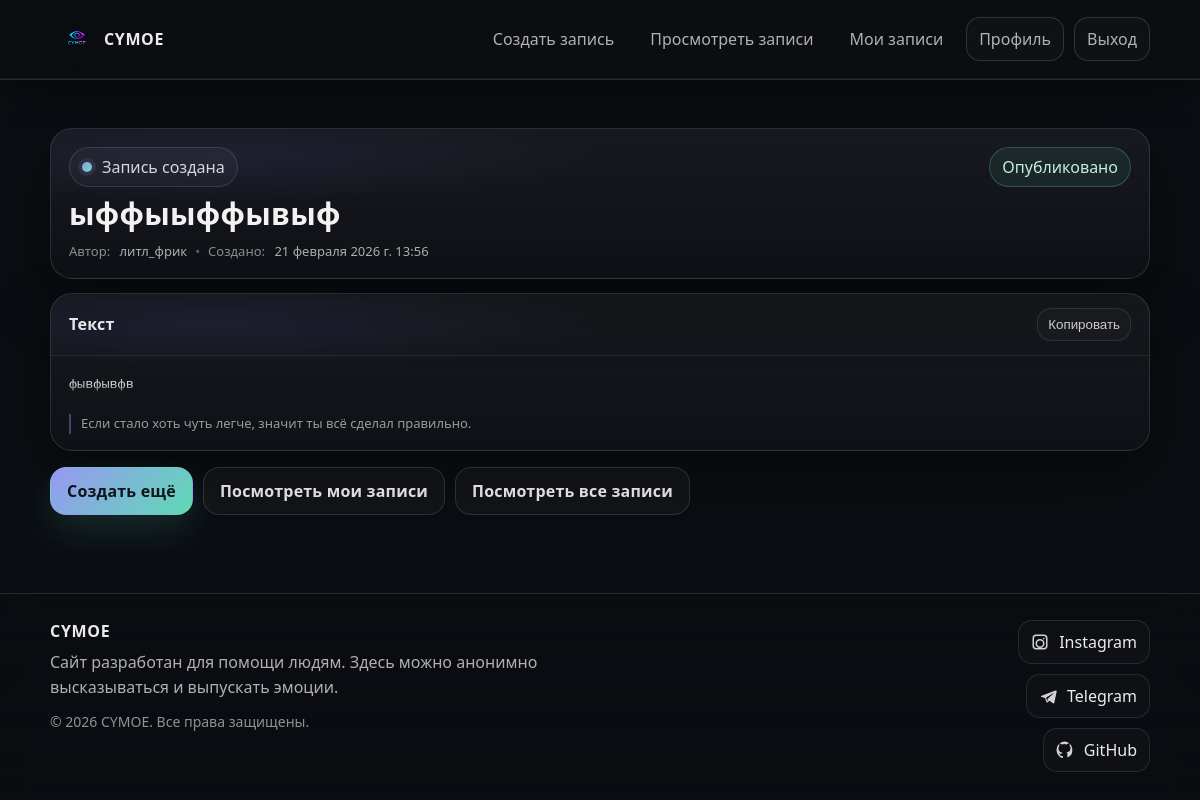
The app's page /just_created_note/ (signed in) with its own data.
### blog/models.py (models this page shows, shortened)
class Post(models.Model):
    title = models.CharField(max_length=100, unique=False)
    slug = models.SlugField(max_length=100, unique_for_date='publish')
    text = models.TextField(max_length=10000)
    author = models.ForeignKey(User, on_delete=models.CASCADE, null=True)
    created = models.DateTimeField(auto_now_add=True)
    publish = models.DateTimeField(default=timezone.now)
    class Meta:
        ordering = ['-publish']
        indexes = [
            models.Index(fields=['-publish']),
        ]
        get_latest_by = 'created'

### blog/views.py (the view)
# urls.py: path('just_created_note/', views.just_created_note, name='just_created_note'),
def just_created_note(request):
    post = Post.objects.filter(author=request.user).latest()
    return render(request, 'notes/just_created_note.html', {'post': post})

### templates/notes/just_created_note.html (shortened to what this page needs)
{% extends "base.html" %}
{% load static %}
{% block extra_css %}
<link rel="stylesheet" href="{% static 'css/just_created_note.css' %}">
{% endblock %}
{% block content %}
<section class="created">
  <div class="wrap">
    <div class="card head-card">
      <div class="head-row">
        <div class="badge badge-ok">
          <span class="badge-dot" aria-hidden="true"></span>
          Запись создана
        </div>
          <div class="badge badge-pub">Опубликовано</div>
      </div>
      <h1 class="title">{{ post.title }}</h1>
      <div class="meta">
        <span class="meta-item">
          <span class="meta-label">Автор:</span>
          <span class="meta-value">{{ post.author }}</span>
        </span>
        <span class="meta-dot" aria-hidden="true">•</span>
        <span class="meta-item">
          <span class="meta-label">Создано:</span>
          <span class="meta-value">
            {{ post.publish }}
          </span>
        </span>
      </div>
    </div>
    <div class="card note-card">
      <div class="note-top">
        <div class="note-title">Текст</div>
        <div class="note-tools">
          <button class="tool" type="button" id="copyBtn" aria-label="Скопировать текст">Копировать</button>
        </div>
      </div>
      <div class="note-body" id="noteBody">
        <pre class="note-text" id="noteText">{{ post.text }}</pre>
      </div>
      <div class="note-footer">
        <div class="soft">
          Если стало хоть чуть легче, значит ты всё сделал правильно.
        </div>
      </div>
    </div>
    <div class="actions">
      <a class="btn btn-primary" href="{% url 'blog:create_note' %}">
        Создать ещё
      </a>
      <a class="btn btn-ghost" href="{% url 'blog:user_note' %}">
        Посмотреть мои записи
      </a>
      <a class="btn btn-ghost" href="{% url 'blog:view_note' %}">
        Посмотреть все записи
      </a>
    </div>
  </div>
</section>
{% endblock %}

### blog/static/css/base.css (style rules this page uses)
:root { --bg: rgba(12, 14, 18, 0.72); --bg-2: rgba(12, 14, 18, 0.45); --text: rgba(255,255,255,0.92); --muted: rgba(255,255,255,0.68); --line: rgba(255,255,255,0.12); --glow: rgba(120, 120, 255, 0.18); --accent: rgba(160, 160, 255, 0.95); --accent-2: rgba(110, 255, 210, 0.85); --shadow: 0 10px 30px rgba(0,0,0,0.35); }
* { box-sizing: border-box; }
a { color: inherit; text-decoration: none; }
body { margin: 0; color: var(--text); background: #0b0d12; font-family: system-ui, -apple-system, Segoe UI, Roboto, Arial, sans-serif; }

### blog/static/css/just_created_note.css (style rules this page uses)
.created { padding: 26px 0 44px; }
.wrap { display: grid; gap: 14px; }
.card { border-radius: 22px; border: 1px solid rgba(255,255,255,0.12); background: linear-gradient(180deg, rgba(255,255,255,0.05), rgba(255,255,255,0.02)); box-shadow: 0 24px 60px rgba(0,0,0,0.35); overflow: hidden; position: relative; }
.card::after { content:""; position:absolute; inset:-2px; background: radial-gradient(60% 50% at 15% 20%, rgba(120,120,255,0.14), transparent 60%); opacity: .65; pointer-events:none; }
.head-card { padding: 18px; }
.head-row { position: relative; z-index: 1; display: flex; gap: 10px; align-items: center; justify-content: space-between; flex-wrap: wrap; margin-bottom: 10px; }
.badge { display: inline-flex; align-items: center; gap: 10px; padding: 8px 12px; border-radius: 999px; border: 1px solid rgba(255,255,255,0.12); background: rgba(255,255,255,0.03); color: rgba(255,255,255,0.82); }
.badge-dot { width: 10px; height: 10px; border-radius: 999px; background: linear-gradient(135deg, rgba(160,160,255,0.95), rgba(110,255,210,0.85)); box-shadow: 0 0 0 4px rgba(160,160,255,0.10); }
.badge-pub { border-color: rgba(110,255,210,0.22); background: rgba(110,255,210,0.07); color: rgba(210,255,240,0.92); }
.title { position: relative; z-index: 1; margin: 0; font-size: 30px; letter-spacing: 0.3px; color: rgba(255,255,255,0.95); line-height: 1.15; }
.meta { position: relative; z-index: 1; margin-top: 10px; color: rgba(255,255,255,0.66); font-size: 13px; display: flex; flex-wrap: wrap; gap: 8px; align-items: center; }
.meta-label { color: rgba(255,255,255,0.52); margin-right: 6px; }
.meta-dot { color: rgba(255,255,255,0.35); }
.note-card { padding: 0; }
.note-top { position: relative; z-index: 1; display: flex; align-items: center; justify-content: space-between; gap: 10px; flex-wrap: wrap; padding: 14px 18px; border-bottom: 1px solid rgba(255,255,255,0.08); }
.note-title { font-weight: 900; letter-spacing: 0.3px; color: rgba(255,255,255,0.90); }
.note-tools { display: inline-flex; gap: 8px; flex-wrap: wrap; }
.tool { padding: 8px 10px; border-radius: 14px; border: 1px solid rgba(255,255,255,0.10); background: rgba(255,255,255,0.02); color: rgba(255,255,255,0.78); cursor: pointer; transition: transform .18s ease, background .18s ease, border-color .18s ease; }
.note-body { position: relative; z-index: 1; padding: 18px; }
.note-text { margin: 0; white-space: pre-wrap; word-break: break-word; line-height: 1.7; color: rgba(255,255,255,0.82); font-family: ui-monospace, SFMono-Regular, Menlo, Monaco, Consolas, "Liberation Mono", "Courier New", monospace; font-size: 13.5px; max-height: 260px; overflow: hidden; mask-image: linear-gradient(to bottom, rgba(0,0,0,1), rgba(0,0,0,1), rgba(0,0,0,0)); }
.note-footer { position: relative; z-index: 1; padding: 0 18px 16px; }
.soft { color: rgba(255,255,255,0.58); font-size: 13px; line-height: 1.5; border-left: 2px solid rgba(160,160,255,0.35); padding-left: 10px; }
.actions { display: flex; flex-wrap: wrap; gap: 10px; margin-top: 2px; }
.btn { position: relative; display: inline-flex; align-items: center; justify-content: center; gap: 10px; padding: 12px 16px; border-radius: 16px; border: 1px solid transparent; font-weight: 800; letter-spacing: 0.2px; transition: transform .2s ease, box-shadow .2s ease, background .2s ease, border-color .2s ease; user-select: none; }
.btn-primary { color: rgba(10, 12, 16, 0.95); background: linear-gradient(135deg, rgba(160,160,255,0.95), rgba(110,255,210,0.85)); box-shadow: 0 16px 36px rgba(110,255,210,0.12); overflow: hidden; }
.btn-ghost { color: rgba(255,255,255,0.86); background: rgba(255,255,255,0.03); border-color: rgba(255,255,255,0.12); }
.head-card, .note-card, .actions { opacity: 0; transform: translateY(10px); animation: rise .55s ease forwards; }
.note-card { animation-delay: .06s; }
.actions { animation-delay: .12s; }

### records on screen
Post: title "ыффыыффывыф", author "литл_фрик", publish "21 февраля 2026 г. 13:56", text "фывфывфв"
